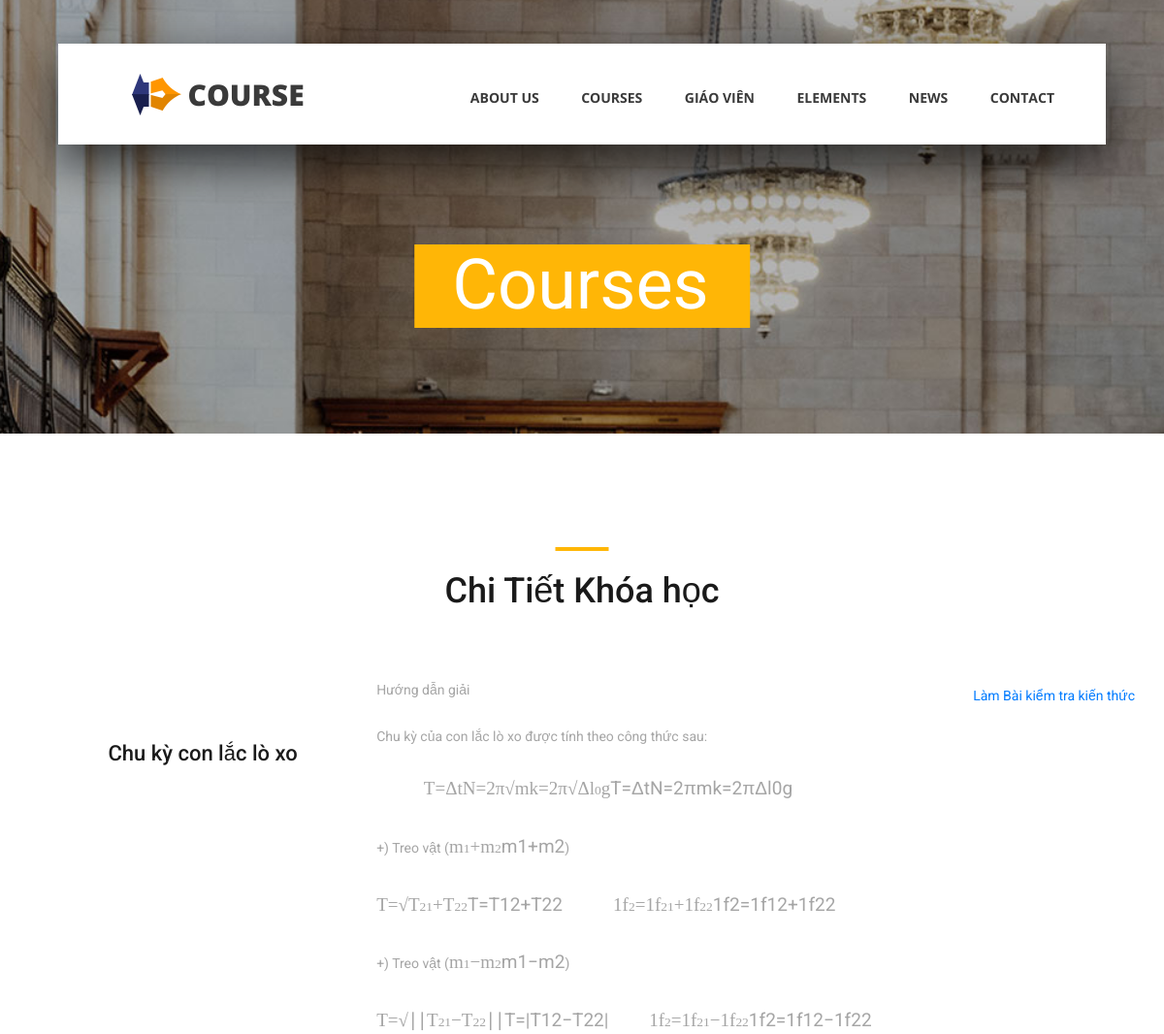
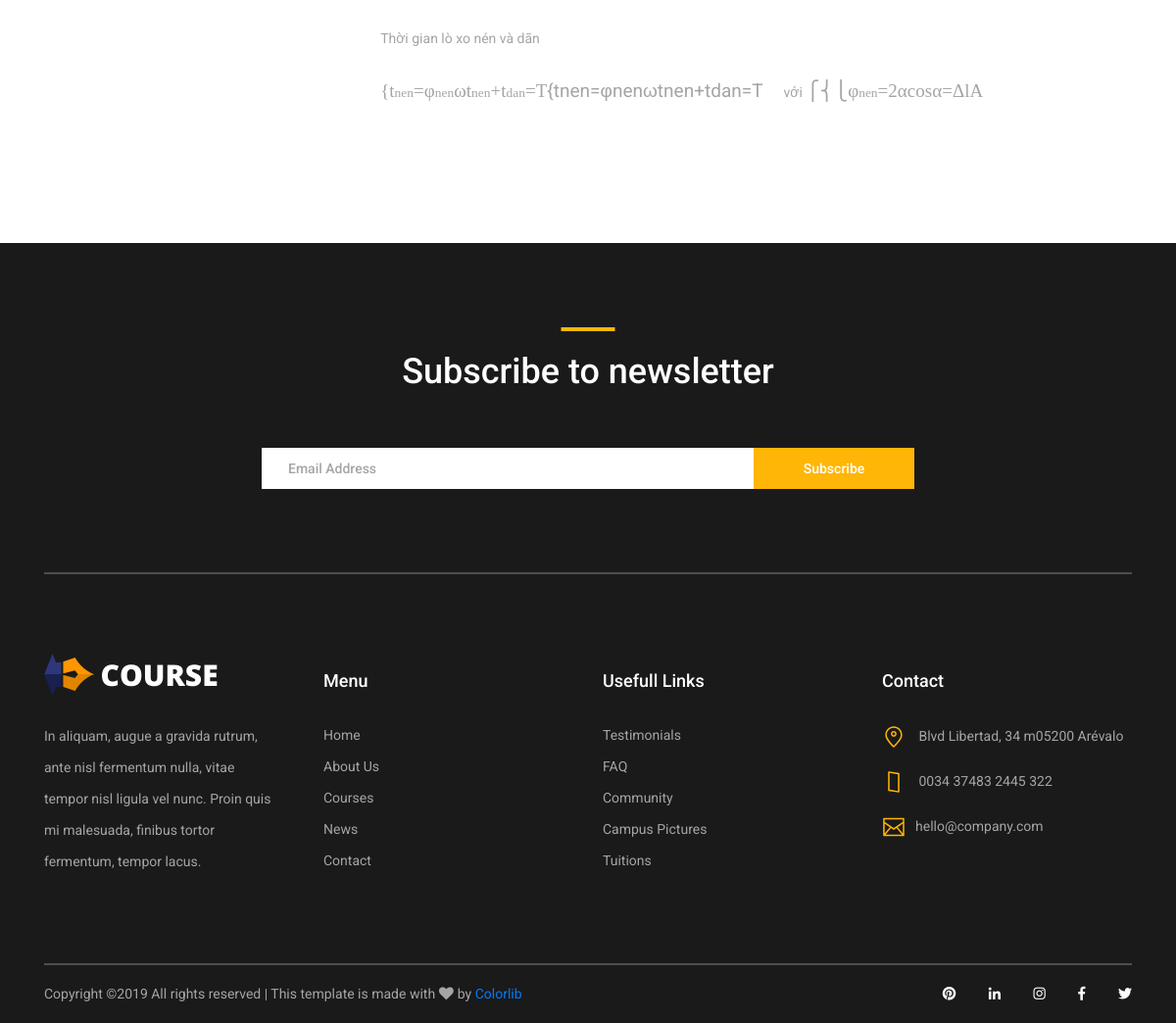
The page /lesson_details.php?ct=14 on the database its author committed (2 pictures, top to bottom).
### tables this page shows
CREATE TABLE `chitietcongthuc` (
  `MaChiTiet` int(11) NOT NULL,
  `TenCongThuc` text NOT NULL,
  `NoiDung` text NOT NULL,
  `MaChuong` int(11) NOT NULL
);

### lesson_details.php (the view, shortened to what this page needs)
<!DOCTYPE html>
<html lang="en">
<head>
<link rel="stylesheet" type="text/css" href="styles/bootstrap4/bootstrap.min.css">
<link href="plugins/fontawesome-free-5.0.1/css/fontawesome-all.css" rel="stylesheet" type="text/css">
<link rel="stylesheet" type="text/css" href="styles/courses_styles.css">
<link rel="stylesheet" type="text/css" href="styles/courses_responsive.css">
</head>
<body>
<?php
include('inc/myconnect.php');
?>
<div class="super_container">
	<?php include("header.php"); ?>
	<div class="home">
		<div class="home_background_container prlx_parent">
			<div class="home_background prlx" style="background-image:url(images/courses_background.jpg)"></div>
		</div>
		<div class="home_content">
			<h1>Courses</h1>
		</div>
	</div>
	<div class="popular page_section">
		<div class="container">
			<div class="row">
				<div class="col">
					<div class="section_title text-center">
						<h1>Chi Tiết Khóa học</h1>
					</div>
				</div>
			</div>
			<div class="row course_boxes">
				<?php
						$ct=$_GET['ct'];
						$query="SELECT * FROM chitietcongthuc WHERE MaChiTiet=".$ct;
						$results=mysqli_query($dbc,$query);
						$number=mysqli_fetch_assoc($results);
				?>
				<div class="card-body text-center">
						<div class="card-title"><a href="courses.php"><?php echo $number['TenCongThuc']; ?></a></div>
				</div>
				<div class="card-text"><?php echo $number['NoiDung']; ?></div>
				<a href="miniquiz.php?congthuc=<?php echo $ct; ?>&cauhoi=0&dung=0&sai=0">Làm Bài kiểm tra kiến thức</a>
			</div>
		</div>
	</div>
<?php include("footer.php"); ?>
Copyright &copy;<script>document.write(new Date().getFullYear());</script> All rights reserved | This template is made with <i class="fa fa-heart" aria-hidden="true"></i> by <a href="https://colorlib.com" target="_blank">Colorlib</a>
</span>
				</div>
				<div class="footer_social ml-sm-auto">
					<ul class="menu_social">
						<li class="menu_social_item"><a href="#"><i class="fab fa-pinterest"></i></a></li>
						<li class="menu_social_item"><a href="#"><i class="fab fa-linkedin-in"></i></a></li>
						<li class="menu_social_item"><a href="#"><i class="fab fa-instagram"></i></a></li>
						<li class="menu_social_item"><a href="#"><i class="fab fa-facebook-f"></i></a></li>
						<li class="menu_social_item"><a href="#"><i class="fab fa-twitter"></i></a></li>
					</ul>
				</div>
			</div>
		</div>
	</footer>
</div>
</body>
</html>

### styles/courses_styles.css (style rules this page uses)
* { margin: 0; padding: 0; -webkit-font-smoothing: antialiased; -webkit-text-shadow: rgba(0,0,0,.01) 0 0 1px; text-shadow: rgba(0,0,0,.01) 0 0 1px; }
body { font-family: 'Roboto', sans-serif; font-size: 14px; font-weight: 400; background: #FFFFFF; color: #a5a5a5; }
div { display: block; position: relative; -webkit-box-sizing: border-box; -moz-box-sizing: border-box; box-sizing: border-box; }
ul { list-style: none; margin-bottom: 0px; }
p { font-family: 'Roboto', sans-serif; font-size: 14px; line-height: 2.29; font-weight: 400; color: #a5a5a5; -webkit-font-smoothing: antialiased; -webkit-text-shadow: rgba(0,0,0,.01) 0 0 1px; text-shadow: rgba(0,0,0,.01) 0 0 1px; }
a, a:hover, a:visited, a:active, a:link { text-decoration: none; -webkit-font-smoothing: antialiased; -webkit-text-shadow: rgba(0,0,0,.01) 0 0 1px; text-shadow: rgba(0,0,0,.01) 0 0 1px; }
h1 { font-size: 36px; }
h1, h2, h3, h4, h5, h6 { font-family: 'Roboto', sans-serif; -webkit-font-smoothing: antialiased; -webkit-text-shadow: rgba(0,0,0,.01) 0 0 1px; text-shadow: rgba(0,0,0,.01) 0 0 1px; }
.super_container { width: 100%; overflow: hidden; }
.prlx_parent { overflow: hidden; }
.prlx { height: 130% !important; }
.menu_social_item { display: inline-block; margin-right: 30px; }
.menu_social_item a i { color: #3a3a3a; }
.home { width: 100%; height: 447px; }
.home_background_container { position: absolute; top: 0; left: 0; width: 100%; height: 100%; }
.home_background { width: 100%; height: 100%; background-repeat: no-repeat; background-size: cover; background-position: center center; }
.home_content { position: absolute; left: 50%; bottom: 109px; -webkit-transform: translateX(-50%); -moz-transform: translateX(-50%); -ms-transform: translateX(-50%); -o-transform: translateX(-50%); transform: translateX(-50%); background: #ffb606; padding-top: 24px; padding-bottom: 18px; padding-left: 39px; padding-right: 42px; }
.home_content h1 { font-size: 72px; font-weight: 400; color: #FFFFFF; line-height: 0.5; }
.page_section { padding-top: 117px; padding-bottom: 117px; }
.section_title h1 { display: block; color: #1a1a1a; font-weight: 500; padding-top: 24px; }
.section_title h1::before { display: block; position: absolute; top: 0; left: 50%; -webkit-transform: translateX(-50%); -moz-transform: translateX(-50%); -ms-transform: translateX(-50%); -o-transform: translateX(-50%); transform: translateX(-50%); width: 55px; height: 4px; content: ''; background: #ffb606; }
.course_boxes { margin-top: 68px; }
.card-body { padding-top: 0px; padding-bottom: 0px; padding-left: 15px; padding-right: 15px; }
.card-title { margin-top: 55px; }
.card-title a { font-size: 22px; font-weight: 500; color: #1a1a1a; line-height: 1.2; }
.card-text { font-size: 14px; font-weight: 500; color: #a5a5a5; margin-top: -12px; }
.footer_social .menu_social_item a i { color: #FFFFFF; }
.footer_social .menu_social_item:last-child { margin-right: 0px; }

### styles/courses_responsive.css (style rules this page uses)
@media only screen and (max-width: 1280px) { .card-title { font-size: 20px; } }

### rows shown on the page
chitietcongthuc: TenCongThuc "Chu kỳ con lắc lò xo", NoiDung "Hướng dẫn giải Chu kỳ của con lắc lò xo được tính theo công thức sau: T = Δ t N = 2 π √ m k = 2 π √ Δ l 0 g T=ΔtN=2πmk=2πΔl0g +) Treo vật ( m 1 + m 2 m1+m2 ) T = √ T 2 1 + T 2 2 T=T12+T22 1 f 2 = 1 f 2 1 + 1 f 2 2 1f2=1f12+1f22 +) Treo vật ( m 1 − m 2 m1−m2 ) T = √ ∣ ∣ T 2 1 − T 2 2 ∣ ∣ T=|T12−T22| 1 f 2 = 1 f 2 1 − 1 f 2 2 1f2=1f12−1f22 Thời gian lò xo nén và dãn { t n e n = φ n e n ω t n e n + t d a n = T {tnen=φnenωtnen+tdan=T với ⎧ ⎨ ⎩ φ n e n = 2 α cos α = Δ l A"
